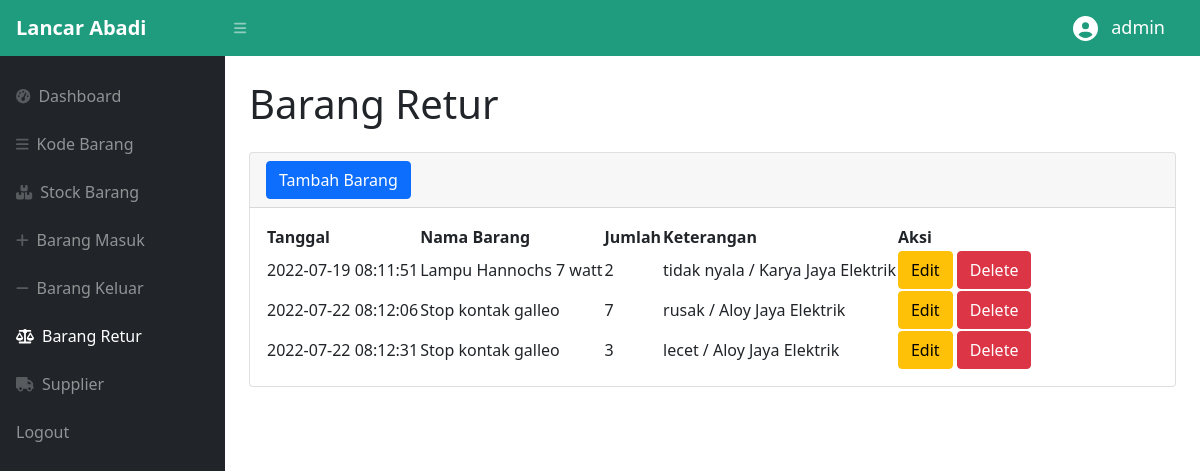
Page /admin/retur.php (signed in) on the committed database.
### tables this page shows
CREATE TABLE `retur` (
  `idretur` int(11) NOT NULL,
  `idbarang` int(11) NOT NULL,
  `tanggal` timestamp NOT NULL DEFAULT CURRENT_TIMESTAMP,
  `keterangan` varchar(50) NOT NULL,
  `qty` int(11) NOT NULL
);

CREATE TABLE `stock` (
  `idbarang` int(11) NOT NULL,
  `idkodebarang` int(11) NOT NULL,
  `namabarang` varchar(25) NOT NULL,
  `harga` int(11) NOT NULL,
  `stock` int(11) NOT NULL,
  `image` varchar(99) DEFAULT NULL
);

### admin/retur.php (the view, shortened to what this page needs)
<?php
require '../function.php';
?>
<!DOCTYPE html>
<html lang="en">
<head>
    <link href="https://cdn.jsdelivr.net/npm/simple-datatables@latest/dist/style.css" rel="stylesheet" />
    <link href="../css/styles.css" rel="stylesheet" />
</head>
<body class="sb-nav-fixed">
    <nav class="sb-topnav navbar navbar-expand navbar-dark" style="background-color:#1f9c7d;">
        <a class="navbar-brand ps-3" style="font-weight:bold ;" href="dashboard.php">Lancar Abadi</a>
        <button class="btn btn-link btn-sm order-1 order-lg-0 me-4 me-lg-0" id="sidebarToggle" href="#!"><i class="fas fa-bars"></i></button>
        <div class="collapse navbar-collapse justify-content-end">
            <i class="fa-solid fa-circle-user m-2" style="color:white ; height:25px"></i>
            <h6 style="margin: 5px 35px 5px 5px; font-size:18px; color:white">
                <?php
                echo $_SESSION['username'];
                ?>
            </h6>
        </div>
    </nav>
    <div id="layoutSidenav">
        <div id="layoutSidenav_nav">
            <nav class="sb-sidenav accordion sb-sidenav-dark mt-3" id="sidenavAccordion">
                <div class="sb-sidenav-menu">
                    <div class="nav">
                        <a class="nav-link" href="dashboard.php">
                            <div class="sb-nav-link-icon"><i class="fas fa-tachometer-alt"></i></div>
                            Dashboard
                        </a>
                        <a class="nav-link" href="kodeBarang.php">
                            <div class="sb-nav-link-icon"><i class="fas fa-bars"></i></div>
                            Kode Barang
                        </a>
                        <a class="nav-link" href="stockBarang.php">
                            <div class="sb-nav-link-icon"><i class="fas fa-boxes-stacked"></i></div>
                            Stock Barang
                        </a>
                        <a class="nav-link" href="masuk.php">
                            <div class="sb-nav-link-icon"><i class="fas fa-plus"></i></div>
                            Barang Masuk
                        </a>
                        <a class="nav-link" href="keluar.php">
                            <div class="sb-nav-link-icon"><i class="fas fa-minus"></i></div>
                            Barang Keluar
                        </a>
                        <a class="nav-link active" href="retur.php">
                            <div class="sb-nav-link-icon"><i class="fas fa-balance-scale"></i></div>
                            Barang Retur
                        </a>
                        <a class="nav-link" href="supplier.php">
                            <div class="sb-nav-link-icon"><i class="fas fa-truck"></i></div>
                            Supplier
                        </a>
                        <a class="nav-link" href="../logout.php">
                            Logout
                        </a>
                    </div>
                </div>
            </nav>
        </div>
        <div id="layoutSidenav_content">
            <main>
                <div class="container-fluid px-4">
                    <h1 class="mt-4 mb-4">Barang Retur</h1>
                    <div class="card mb-4">
                        <div class="card-header">
                            <button type="button" class="btn btn-primary" data-bs-toggle="modal" data-bs-target="#myModal">
                                Tambah Barang
                            </button>
                        </div>
                        <div class="card-body">
                            <table id="datatablesSimple">
                                <thead>
                                    <tr>
                                        <th>Tanggal</th>
                                        <th>Nama Barang</th>
                                        <th>Jumlah</th>
                                        <th>Keterangan</th>
                                        <th>Aksi</th>
                                    </tr>
                                </thead>
                                <tbody>
                                    <?php
                                    $ambilsemuadatastock = mysqli_query($conn, "select * from retur r,stock s where s.idbarang=r.idbarang");
                                    while ($data = mysqli_fetch_array($ambilsemuadatastock)) {
                                        $idr = $data['idretur'];
                                        $tanggal = $data['tanggal'];
                                        $namabarang = $data['namabarang'];
                                        $qty = $data['qty'];
                                        $keterangan = $data['keterangan'];
                                    ?>
                                        <tr>
                                            <td><?= $tanggal ?></td>
                                            <td><?= $namabarang; ?></td>
                                            <td><?= $qty; ?></td>
                                            <td><?= $keterangan; ?></td>
                                            <td>
                                                <button type="button" class="btn btn-warning" data-bs-toggle="modal" data-bs-target="#edit<?= $idr; ?>">
                                                    Edit
                                                </button>
                                                <button type="button" class="btn btn-danger" data-bs-toggle="modal" data-bs-target="#delete<?= $idr; ?>">
                                                    Delete
                                                </button>
                                            </td>
                                        </tr>
                                    <?php
                                    };
                                    ?>
                                </tbody>
                            </table>
                        </div>
                    </div>
                </div>
            </main>
        </div>
    </div>
</body>
</html>

### rows in the picture
retur: tanggal "2022-07-19 08:11:51", idbarang.namabarang "Lampu Hannochs 7 watt", qty "2", keterangan "tidak nyala / Karya Jaya Elektrik"
retur: tanggal "2022-07-22 08:12:06", idbarang.namabarang "Stop kontak galleo", qty "7", keterangan "rusak / Aloy Jaya Elektrik"
retur: tanggal "2022-07-22 08:12:31", idbarang.namabarang "Stop kontak galleo", qty "3", keterangan "lecet / Aloy Jaya Elektrik"

### other values in the picture
$_SESSION['username'] "admin"
